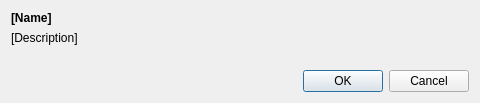
<?xml version="1.0" encoding="UTF-8"?>
<ui version="4.0">
 <class>PluginSettingsDialogClass</class>
 <widget class="QDialog" name="PluginSettingsDialogClass">
  <property name="geometry">
   <rect>
    <x>0</x>
    <y>0</y>
    <width>480</width>
    <height>103</height>
   </rect>
  </property>
  <property name="windowTitle">
   <string>Plugin settings</string>
  </property>
  <layout class="QGridLayout" name="gridLayout">
   <item row="3" column="1">
    <widget class="QDialogButtonBox" name="buttonBox">
     <property name="standardButtons">
      <set>QDialogButtonBox::Cancel|QDialogButtonBox::Ok</set>
     </property>
    </widget>
   </item>
   <item row="2" column="0" colspan="2">
    <widget class="QWidget" name="pluginSettingsPane" native="true">
     <layout class="QVBoxLayout" name="verticalLayout">
      <property name="margin">
       <number>0</number>
      </property>
     </layout>
    </widget>
   </item>
   <item row="0" column="0" colspan="2">
    <widget class="QLabel" name="nameLabel">
     <property name="font">
      <font>
       <weight>75</weight>
       <bold>true</bold>
      </font>
     </property>
     <property name="text">
      <string notr="true">[Name]</string>
     </property>
    </widget>
   </item>
   <item row="1" column="0" colspan="2">
    <widget class="QLabel" name="descriptionLabel">
     <property name="text">
      <string notr="true">[Description]</string>
     </property>
    </widget>
   </item>
  </layout>
 </widget>
 <layoutdefault spacing="6" margin="11"/>
 <resources/>
 <connections>
  <connection>
   <sender>buttonBox</sender>
   <signal>rejected()</signal>
   <receiver>PluginSettingsDialogClass</receiver>
   <slot>reject()</slot>
   <hints>
    <hint type="sourcelabel">
     <x>62</x>
     <y>24</y>
    </hint>
    <hint type="destinationlabel">
     <x>94</x>
     <y>8</y>
    </hint>
   </hints>
  </connection>
 </connections>
</ui>
